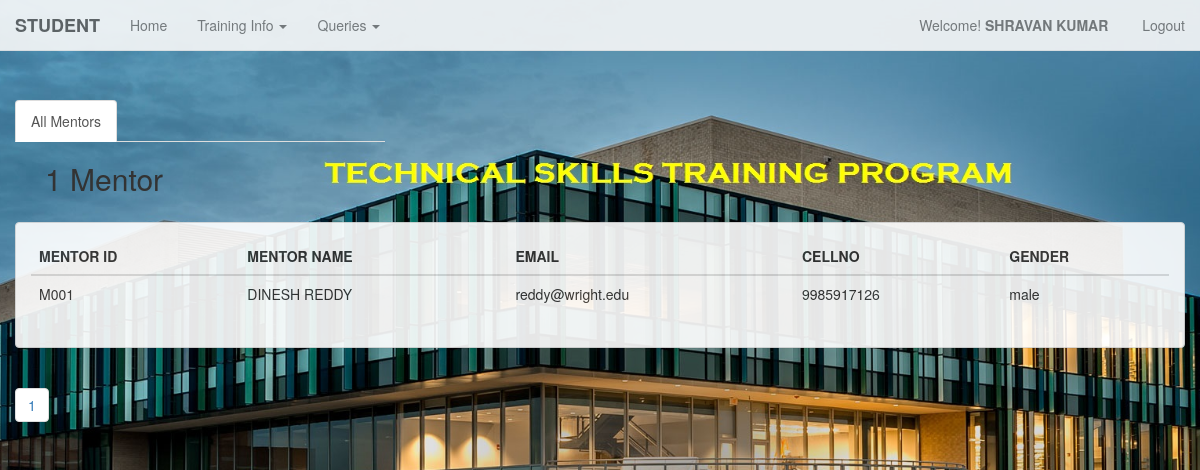
Screenshot of /TSTP/student_mentor.php (signed in) with the database file from the repository.
### tables this page shows
CREATE TABLE IF NOT EXISTS `student` (
  `s_id` char(10) NOT NULL,
  `s_name` char(30) DEFAULT NULL,
  `s_email` char(30) DEFAULT NULL,
  `s_cellno` char(10) DEFAULT NULL,
  `s_gender` char(10) DEFAULT NULL,
  `s_address` char(50) DEFAULT NULL,
  `s_age` int(11) DEFAULT NULL,
  `ADDED_DATE` date DEFAULT NULL
);

CREATE TABLE IF NOT EXISTS `mentor` (
  `m_id` char(10) NOT NULL,
  `m_name` char(30) DEFAULT NULL,
  `m_email` char(30) DEFAULT NULL,
  `m_cellno` char(10) DEFAULT NULL,
  `m_gender` char(10) DEFAULT NULL,
  `m_salary` decimal(10,2) DEFAULT NULL
);

CREATE TABLE IF NOT EXISTS `conducts` (
  `m_id` char(10) NOT NULL,
  `p_id` char(10) NOT NULL
);

### TSTP/student_mentor.php (the view, shortened to what this page needs)
<?php
	include ('menu_student.php');
?>
<div class="container-fluid">
				<div class = "row" style ="margin-top:50px">
					<div class = "col-md-4">
						<ul class="nav nav-tabs">
							<li role="presentation" class="active"><a href="menu_student.php">All Mentors</a></li>
						</ul>
					</div>
				</div>
	<div class="col-md-12">
			<div class = "col-md-10">
					<?php
					$id=$_SESSION['s_id'];
											$endlimit = 10;
						  $welcome_view = "SELECT * FROM mentor,attends,conducts where mentor.m_id=conducts.m_id and conducts.p_id = attends.p_id and attends.s_id ='$id'";
						$welcome_viewed = mysql_query($welcome_view);
						$num_rows = mysql_num_rows($welcome_viewed);
								if($num_rows == 1){
								echo "<h2> $num_rows Mentor </h2>";
								}
								else
								echo "<h2> $num_rows Mentors </h2>";
					?>
			</div>
	</div>
<div class="container-fluid" style="margin-top:80px;">
	<div class = "row">
		<div class="panel panel-default">
			<div class="panel-body">
				<div class="table-responsive">
					<?php
						$sql = "SELECT * FROM mentor,attends,conducts where mentor.m_id=conducts.m_id and conducts.p_id = attends.p_id and attends.s_id ='$id'";
						$qry=mysql_query($sql);
					?>
					<table class="table table-hover">
						<thead>
							<tr>
							    <th>MENTOR ID</th>
								<th>MENTOR NAME</th>
								<th>EMAIL</th>
								<th>CELLNO</th>
								<th>GENDER</th>
							</tr>
						</thead>
						<?php
						while($rec=mysql_fetch_array($qry))
						{
						?>
						<tbody>
							<tr>
									<td>
										<?php echo $rec['m_id'] ?>
									</td>
									<td>
										<?php echo $rec['m_name'] ?>
									</td>
									<td>
										<?php echo $rec['m_email'] ?>
									</td>
									<td>
										<?php  echo $rec['m_cellno'] ?>
									</td>
									<td>
										<?php
										echo $rec['m_gender']
										?>
									</td>
					<?php
						}
					?>
							</tr>
						</tbody>
					</table>
				</div>
			</div>
		</div>
	</div>
</div>
<?php
		$num_rows = mysql_num_rows($welcome_viewed);
		$total_pages = ceil($num_rows / $endlimit);
				for($i=1; $i<=$total_pages; $i++ )
					{
						 echo"<ul class='pagination '> <li>&nbsp<a href = 'student_mentor.php?page=".$i."'>".$i."</a></li></ul>";
					}
?>
</div>

### TSTP/menu_student.php (shortened to what this page needs)
<!DOCTYPE html>
<html lang="en">
  <head>
	<link href="bootstrap.min.css" rel="stylesheet">
  </head>
<body>
<div class="container-fluid">
	<?php
		$id=$_SESSION['s_id'];
		$result=mysql_query("select * from student where s_id ='$id'")or die(mysql_error);
		$row=mysql_fetch_array($result);
		$FirstName=$row['s_name'];
	?>
				<nav class="navbar navbar-default navbar-fixed-top" role="navigation">
				  <div class="container-fluid">
					<div class="navbar-header">
					  <strong><a class="navbar-brand" href="#">STUDENT</a></strong>
					</div>
					<div class="collapse navbar-collapse" id="bs-example-navbar-collapse-1">
					<ul class="nav navbar-nav">
						<li><a href="admin_student.php?id=<?php echo $row['s_id'];?>">Home</a></li>
						<li class="dropdown">
							<a href="#" class="dropdown-toggle" data-toggle="dropdown"> Training Info <span class="caret"></span></a>
						</li>
						<li class="dropdown">
							<a href="#" class="dropdown-toggle" data-toggle="dropdown"> Queries <span class="caret"></span></a>
						</li>
					</ul>
					<ul class="nav navbar-nav navbar-right">
						<p class="navbar-text">Welcome! <strong><?php echo " ".$FirstName."&nbsp"; ?></strong></p>
							<li><p class="navbar-text"><a href="student_logout.php" class="navbar-link" title="Log Out">Logout</a></p></li>
					</ul>
					</div>
				  </div>
				</nav>
	</div>
  </body>
</html>

### TSTP/menu_student.php (style rules this page uses)
body { margin-top: 50px; margin-bottom: 50px; background: url('russ-logo.jpg') no-repeat center center fixed; -webkit-background-size: cover; -moz-background-size: cover; -o-background-size: cover; background-size: cover; }
.navbar-default { opacity: .9; }
.panel-default { opacity: .9; }

### rows the page displays
student: s_name "SHRAVAN KUMAR"
mentor: conducts.m_id "M001", m_name "DINESH REDDY", m_email "reddy@wright.edu", m_cellno "9985917126", m_gender "male"

### other values shown
$num_rows "1"
